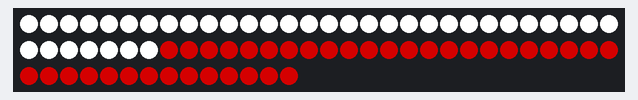
This sketch was run on a simulated STM32 Blue Pill. On the bench: 74 RGB LEDs in strip order, left to right, continuing on the next row. Colours are those a GRB WS2812 strip shows for the declared byte order.

Above: at 0.23 s.

The sketch:

rgb_strip_stm32.ino
```cpp
// Подключаем библиотеку FastLED.
#include "FastLED.h"

// Указываем, какое количество пикселей у нашей ленты.
#define LED_COUNT 74

// Указываем, к какому порту подключен вход ленты DIN.
#define LED_PIN 6

// Создаем переменную strip для управления нашей лентой.
CRGB strip[LED_COUNT];

void setup()
{
  // Добавляем ленту
  FastLED.addLeds<WS2812B, PB8, RGB>(strip, LED_COUNT);
}

void loop()
{
  // Включаем все светодиоды
  for (int i = 0; i < LED_COUNT; i++)
  {
    if(i < 37){
      strip[i] = CRGB::White;
    }
    else strip[i] = CRGB::Green;
  }
  // Передаем цвета ленте.
  FastLED.show();
//  // Ждем 500 мс.
  delay(450);
  for (int i = 0; i < LED_COUNT; i++)
  {
    if(i < 37){
      strip[i] = CRGB::Green;
    }
    else strip[i] = CRGB::White;
  }
//  // Выключаем все светодиоды.
//  for (int i = 0; i < LED_COUNT; i++)
//  {
//    strip[i] = CRGB::Black; // Черный цвет, т.е. выключено.
//  }
//  // Передаем цвета ленте.
  FastLED.show();
//  // Ждем 500 мс.
  delay(650);
}
```
